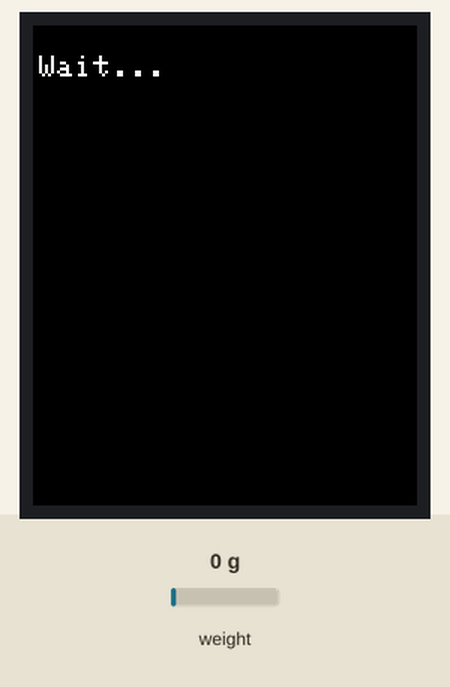
Recording of a sketch running on a simulated STM32 Blue Pill. Parts: 128×160 colour display. Inputs (shaded band) come from the test bench; at power-on: weight on the scale 0 g. The modem is registered and sends nothing unless stated; no MQTT or app messages arrive unless stated.

Above: at 1.2 s.
At 14.8 s:
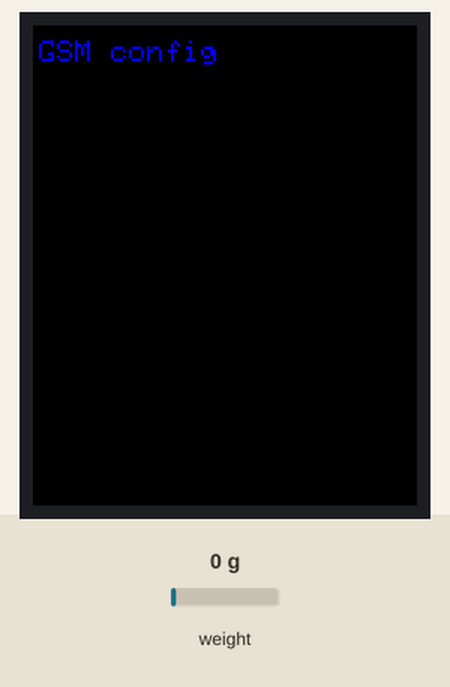

The sketch:

cantar_v0_61_gsmconfig_rtcconfig_gprs_mqtt_rcvmsg.ino
```cpp
#define TINY_GSM_MODEM_SIM800
#include <Sim800l.h>
#include "HX711.h"
#include "RTClib.h"
#include <Wire.h>
#include <EEPROM.h>
#include "HardwareSerial.h"

#include "STM32LowPower.h"

#include <Adafruit_ST7735.h>
#include <Wire.h>
#include <SPI.h>
//PWM l

#include <TinyGsmClient.h>
#include <PubSubClient.h>
#define RTC_SDA_PIN   PA10
#define RTC_SCL_PIN   PA9
#define GSM_POWER_PIN PA4
#define GSM_RST_PIN   PB1

#define TFT_CS PB13
#define TFT_RST PB14
#define TFT_DC PB15

#define HX711_POWER_PIN PB5

#define HC05_POWER_PIN PB12

#define CELL_DATA_PIN PB3
#define CELL_CLK_PIN  PA15

char* text;
char* number = "0774098203";
bool error, firstWeightingFlag = false; //to catch the response of sendSms
char smsTextMessage[160];  // max size of an SMS

const char apn[] = "net";
const char gprsUser[] = "";
const char gprsPass[] = "";

// MQTT details

const char* broker = "iotsmarthouse.go.ro";
const char* topicMessage = "/Cantar/Robert/Mesaje";
const char* topicSignal = "/Cantar/Robert/Semnal";
const char* topicMasa = "/Cantar/Robert/Masa";
const char* topicTime = "/Cantar/Robert/Timp";
const char* topicHello = "/Cantar/Robert/Hello";
const int port = 1883;

char daysOfTheWeek[7][12] = {"Sunday", "Monday", "Tuesday", "Wednesday", "Thursday", "Friday", "Saturday"};

static uint8_t rtcMinut = 0, nowMinut = 0;
static uint8_t rtcHour = 0;
static uint8_t state = 0;
static uint8_t signalQ = 0;
static uint8_t signalRssi = 0;
static uint32_t lastReconnectAttempt = 0;

static String actualTime = "", subMessage = "";
static boolean rtcSync = false, rapFlag = false;
static int yearN = 0, monthN = 0, dayN = 0, hourN = 0, minuteN = 0, secondN = 0;
char masaTrimisa[20];
double masa;
String masa_str;
int len;
float calibration_factor = -19803.00;
HardwareSerial Serial2(USART2);
HardwareSerial Serial3(USART3);
Sim800l gsm;
TinyGsm modem(Serial3);
TinyGsmClient client(modem);
PubSubClient mqtt(client);
HX711 scale;
RTC_DS1307 rtc;
Adafruit_ST7735 tft = Adafruit_ST7735(TFT_CS,  TFT_DC, TFT_RST);


void setup() {
  // put your setup code here, to run once:
  pinMode(GSM_POWER_PIN, OUTPUT);
  pinMode(HX711_POWER_PIN, OUTPUT);
  pinMode(HC05_POWER_PIN, OUTPUT);
  pinMode(GSM_RST_PIN, OUTPUT);
  digitalWrite(GSM_POWER_PIN, LOW);
  digitalWrite(HX711_POWER_PIN, LOW);
  digitalWrite(HC05_POWER_PIN, LOW);
  hc05PowerOff();
  delay(1000);
  digitalWrite(GSM_RST_PIN, HIGH);
  Serial2.begin(9600);
  Serial2.println("Wait...");

  tft.initR(INITR_BLACKTAB);
  tft.fillScreen(ST7735_BLACK);
  tft.setTextWrap(false);

  tft.setRotation(0);

  tft.setCursor(2, 10);
  tft.println("Wait...");

  scale.begin(CELL_DATA_PIN, CELL_CLK_PIN);
  scale.set_scale(calibration_factor);
  delay(3000);

  Serial3.begin(9600);
  gsmPowerOn();
  delay(5000);
  gsm.begin();
  //syncronyze the RTC
  Wire.begin();
  rtc.begin();
  //trimite sms
  delay(5000);
  Serial2.println("GSM config");
  initDisplay();
  tft.println("GSM config");
  delay(500);
  hx711PowerOff();

}

void loop() {
  // put your main code here, to run repeatedly:
  switch(state)
  {
    case 0:
    {
      Serial2.println("State = ");
      Serial2.print(state);
      gsmPowerOn();
      delay(3000);
      if(gsm.checkModem()){
        state = 1;
        Serial2.println("GSM Modem OK !");

      }
      else{
        state = 0;
        Serial2.println("Waiting for GSM ...");
        delay(2000);
      }
    }

    case 1:
    {
      Serial2.print("State = ");
      Serial2.println(state);
      delay(5000);
      signalQ = gsm.signalQuality();
      signalRssi = 113 - 2*signalQ;
      if(signalQ < 2){
        Serial2.println("GSM signal is missing");
        state = 0;
      }else if(signalQ >= 2 and signalQ <= 9){
        if(!rtcSync){
          gsm.RTCtime(&dayN,&monthN,&yearN,&hourN,&minuteN,&secondN);
          rtcSync = true;

        }
        Serial2.println("GSM signal is poor");
        state = 2;
      }else if(signalQ >= 10 and signalQ <= 14){
        if(!rtcSync){
          gsm.RTCtime(&dayN,&monthN,&yearN,&hourN,&minuteN,&secondN);
          rtc.adjust(DateTime(yearN, monthN, dayN, hourN , minuteN, secondN));
          rtcSync = true;
        }
        Serial2.println("GSM signal is OK");
        state = 2;
      }else if(signalQ >= 15 and signalQ <= 19){
        if(!rtcSync){
          gsm.RTCtime(&dayN,&monthN,&yearN,&hourN,&minuteN,&secondN);
          rtc.adjust(DateTime(yearN, monthN, dayN, hourN , minuteN, secondN));
          rtcSync = true;
        }
        Serial2.println("GSM signal is good");
        state = 2;
      }else if(signalQ >= 20){
        if(!rtcSync){
          gsm.RTCtime(&dayN,&monthN,&yearN,&hourN,&minuteN,&secondN);
          rtc.adjust(DateTime(yearN, monthN, dayN, hourN , minuteN, secondN));
          rtcSync = true;
        }
        Serial2.println("GSM signal is excellent");
        state = 2;
      }

    }
    case 2:
    {
      Serial2.print("\n");
      Serial2.print("State = ");
      Serial2.print(state);
      hx711PowerOn();
      delay(2000);
      scale.begin(CELL_DATA_PIN, CELL_CLK_PIN);
      scale.set_scale();
      //scale.tare(); //Reset the scale to 0

      long zero_factor = scale.read_average();
      Serial2.print("\n"); //Get a baseline reading
      Serial2.print("Zero factor: "); //This can be used to remove the need to tare the scale. Useful in permanent scale projects.
      Serial2.print(zero_factor);
      scale.set_scale(calibration_factor); //Adjust to this calibration facto
      Serial2.print("\n");
      Serial2.print("Reading: ");
      masa = scale.get_units(10);
      Serial2.print(masa);
      masa_str = String(masa);
      masa_str.toCharArray(masaTrimisa, masa_str.length());
      hx711PowerOff();


      delay(2000);
      state = 3;
    }
    case 3:
    {
      Serial2.println("State = ");
      Serial2.print(state);
      modem.gprsConnect(apn, gprsUser, gprsPass);
      delay(4000);
      Serial2.print("Waiting for network...");
      if (!modem.isNetworkConnected()) {
        Serial2.println(" fail");
        delay(10000);
        return;
      }
      Serial2.println(" success");
      if (modem.isNetworkConnected()) {
        Serial2.println("Network connected");
      }
      // MQTT Broker setup
      mqtt.setServer(broker, 1883);
      mqtt.setCallback(mqttCallback);
      state = 4;
    }
    case 4:
    {
      Serial2.println();
      Serial2.println("State: ");
      Serial2.print(state);
      if (!mqtt.connected()) {
      Serial2.println("=== MQTT NOT CONNECTED ===");
      // Reconnect every 10 seconds
      uint32_t t = millis();
      if (t - lastReconnectAttempt > 10000L) {
        lastReconnectAttempt = t;
        if (mqttConnect()) {
          Serial2.println("CONNECTED");
          lastReconnectAttempt = 0;
        }
      }
        delay(1000);
        return;
      }
      for(int i = 0;i <= 1500000; i++)
        mqtt.loop();
    }
    case 5:
    {
      Serial2.println();
      Serial2.print("State: ");
      Serial2.print(state);
      hx711PowerOff();
      hc05PowerOff();
      LowPower.deepSleep(10000);
      state = 0;
    }
  }
}

void gsmPowerOn(void){
  digitalWrite(GSM_POWER_PIN, LOW);
  delay(100);
}
void gsmPowerOff(void){
  digitalWrite(GSM_POWER_PIN, HIGH);
  delay(100);
}
void hx711PowerOn(void)
{
  digitalWrite(HX711_POWER_PIN, LOW);
}
void hx711PowerOff(void)
{
  digitalWrite(HX711_POWER_PIN, HIGH);
}
void hc05PowerOn(void)
{
  digitalWrite(HC05_POWER_PIN, LOW);
}
void hc05PowerOff(void)
{
  digitalWrite(HC05_POWER_PIN, HIGH);
}

void initDisplay(void){
  tft.fillScreen(ST7735_BLACK);
  tft.setTextWrap(false);
  tft.setTextColor(ST7735_BLUE);
  tft.setTextSize(1);
  tft.setCursor(2, 5);
}
boolean mqttConnect() {
  Serial2.print("Connecting to ");
  Serial2.print(broker);

  boolean status = mqtt.connect("Cantar", "baiaMare", "Ares");

  if (status == false) {
    Serial2.println(" fail");
    return false;
  }
  Serial2.println(" success");
  mqtt.publish(topicHello, "Test Cantar started");
  mqtt.subscribe("/Cantar/Robert/Mesaje");
  return mqtt.connected();
}

void mqttCallback(char* topic, byte* payload, unsigned int len) {
  subMessage = (char*)payload;
  uint8_t idx_1 = subMessage.indexOf("#");
  String receivedMessage = subMessage.substring(0, idx_1);
  String msg = receivedMessage.substring(0, 4);
  Serial2.print("Message received: ");
  Serial2.println(receivedMessage);
  if(msg =="RAPO" || msg =="RAPORT" || msg == "rapo" || msg == "raport"){
    rapFlag = true;
    mqtt.publish(topicMasa, (char*)(String(masa)).c_str(),1);
    Serial2.println("Message published: masa");
  }else if(msg =="SYNC" || msg =="SYNCe" || msg == "sync"){
    //syncFlag = true;
    gsm.RTCtime(&dayN,&monthN,&yearN,&hourN,&minuteN,&secondN);
    rtc.adjust(DateTime(yearN, monthN, dayN, hourN , minuteN, secondN));
    Serial2.println("RTC sync was made");
    DateTime now = rtc.now();
    String buf = String(now.hour(), DEC);
    buf += ":";
    buf += String(now.minute(), DEC);
    Serial2.println(buf);
    mqtt.publish(topicTime, (char*)buf.c_str(),1);
  }else if(msg =="TARA" || msg =="TARAe" || msg == "tara"){
    delay(5000);
    hx711PowerOn();
    scale.tare();
    Serial2.println("HX reset was made");
  }else if(msg == "close" || msg == "clos" || msg == "CLOSE" || msg == "CLOS"){
    Serial2.println("Switching states");
    state = 5;
  }else{
    Serial2.println("Message is undefined ..");
  }
}
```

Measured:
- what the display in image 0 shows lasts 13.6 s, from 1.2 s to 14.8 s
